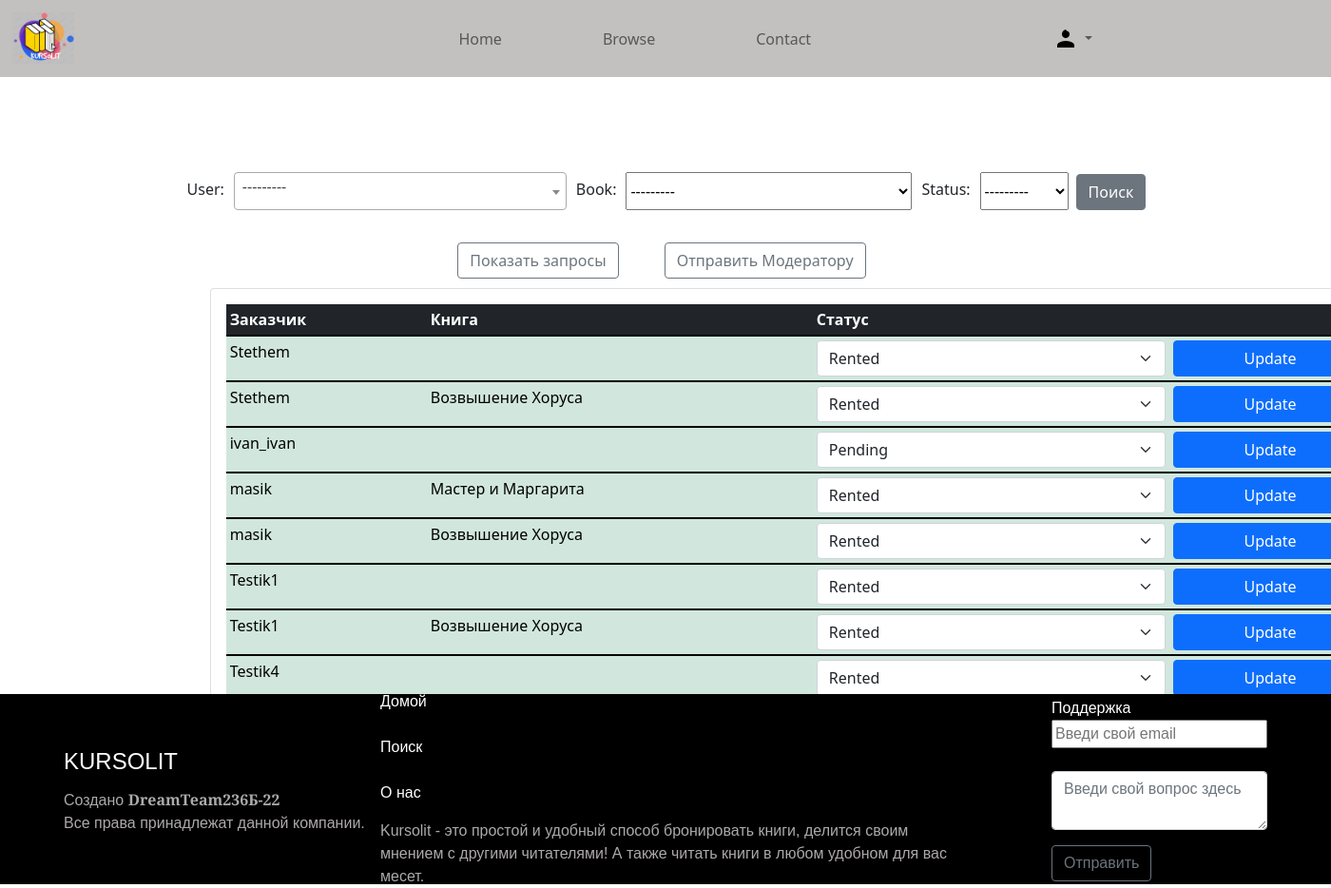
The page /customers/ (signed in) on the database its author committed.
### accounts/models.py (models this page shows, shortened)
class Order(models.Model):
    STATUS=(('Rented','Rented'),('Pending','Pending'),('Returned','Returned'))
    user=models.ForeignKey(User,on_delete=models.CASCADE,null=True)
    book=models.ForeignKey(Book, max_length=200, on_delete=models.SET_NULL,null=True)
    status=models.CharField(max_length=200, null=True,choices=STATUS)
    dateordered=models.DateTimeField(auto_now_add=True, null=True)

class Book(models.Model):
    name=models.CharField(max_length=200, null= True)
    category=models.ManyToManyField(Category,related_name='category')
    author=models.CharField(max_length=200,null=True)
    quantity=models.IntegerField(null=True,blank=True)
    language=models.ForeignKey(Language,on_delete=models.CASCADE,null=True,blank=True)
    dimennsions=models.CharField(max_length=100,null=True,blank=True)
    description=models.TextField(max_length=5000,null=True,blank=True)
    image=models.ImageField(default='defaultbook.png',null=True,blank=True)
    upvote=models.ManyToManyField(User,blank=True,related_name='upvote')
    downvote=models.ManyToManyField(User,blank=True,related_name='downvote')
    def __str__(self):
        return self.name

### accounts/decorators.py (the view)
        def wrap_func(request,*args, **kwargs):
            group=None
            if request.user.groups.exists():
                group=request.user.groups.all()[0].name
            if group in allowed_roles:
                return view_func(request,*args, **kwargs)
            else:
                return HttpResponse("not authorized")

### accounts/views.py (called while the page is built)
@login_required(login_url='login')
@allowedUsers(['admin'])
def customers(request):
    group_admin=Group.objects.get(name='admin')
    admin_users=User.objects.filter(groups=group_admin)
    orders=Order.objects.all().order_by('user','dateordered')
    myfilter=Orderfilter(request.GET,queryset=orders)
    orders=myfilter.qs
    context={'orders':orders,'myfilter':myfilter,'admin_users':admin_users}
    return render(request, 'accounts/customers.html',context)

### accounts/templates/accounts/customers.html (shortened to what this page needs)
{% extends 'accounts/main.html' %} {% block content %}
<br><br>
<br><br>
<form id="searchorder" action="" method="GET">
  {{myfilter.form}}
<button class="btn btn-secondary mx-2 search input" type="submit">Поиск</button>
</form>
<br>
<div class="btns" style="display:flex;padding: 10px; justify-content: center; align-items: center; ">
  <a href="{% url 'viewquery' %}" type="button" class="btn btn-outline-secondary me-5">Показать запросы</a>
  <a href="{% url 'moderator' %}" type="button" class="btn btn-outline-secondary me-2">Отправить Модератору</a>
</div>
<div style="height: 52vh;justify-content: center; align-items:top; display: flex; width: 70%;">
  <div class="row" >
    <div class="col-md">
      <div class="card card-body" style="width: 230%;">
        <table class="table table-success tabble-stripped table-sm" style="justify-content: center; align-items: center; ">
          <thead class="table-dark">
            <tr>
              <th>Заказчик</th>
              <th>Книга</th>
              <th>Статус</th>
              <th></th>
            </tr>
          </thead>
          <tbody>
            {% for i in orders %}
            <tr>
              <form action="{% url 'saveorder' i.id  %}" method="POST">
                <td>{{i.user}}</td>
                <td>{{i.book.name}}</td>
                <td><select name="status" class="form-select" aria-label="Default select example">
                  <option selected>{{i.status}}</option>
                </select></td>
                <td>
                  <input type="submit" value="Update" class="btn btn-primary  sm" style="width: 100%;" >
                </td>
              </form>
            </tr>
          </tbody>
        {% endfor %}
      </table>
    </div>
  </div>
</div>
</div>
{% endblock %}

### static/css/style.css (style rules this page uses)
* { box-sizing: border-box; }

### accounts/templates/accounts/customers.html (style rules this page uses)
#searchorder { justify-content: center; align-items: end; display: flex }
label { padding: 10px; }
#searchorder select,#searchorder span { height: 40px; }

### accounts/templates/accounts/footer.html (style rules this page uses)
html { position: relative; }
body {  display: flex; flex-direction: column; min-height: 100vh; }

### rows shown on the page
Order: user "Stethem", status "Rented"
Order: user "Stethem", book.name "Возвышение Хоруса", status "Rented"
Order: user "ivan_ivan", status "Pending"
Order: user "masik", book.name "Мастер и Маргарита", status "Rented"
Order: user "masik", book.name "Возвышение Хоруса", status "Rented"
Order: user "Testik1", status "Rented"
Order: user "Testik1", book.name "Возвышение Хоруса", status "Rented"
Order: user "Testik4", status "Rented"
